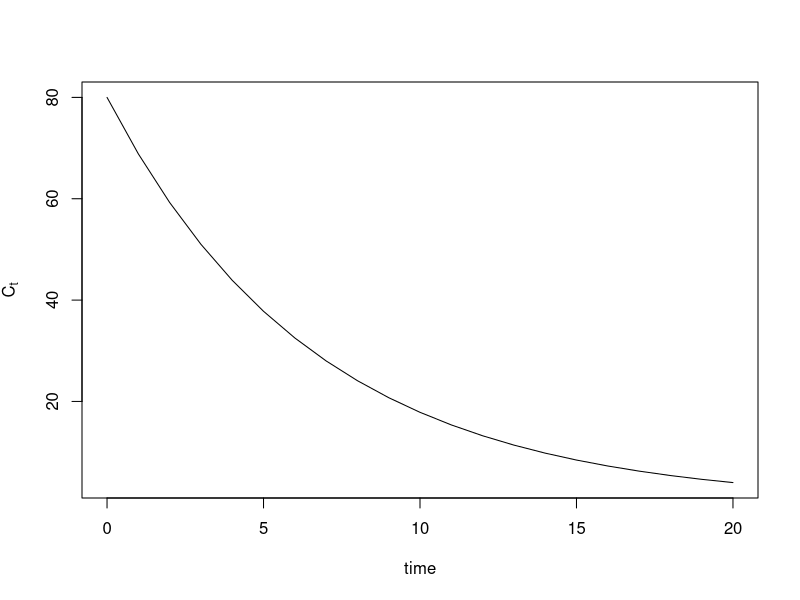
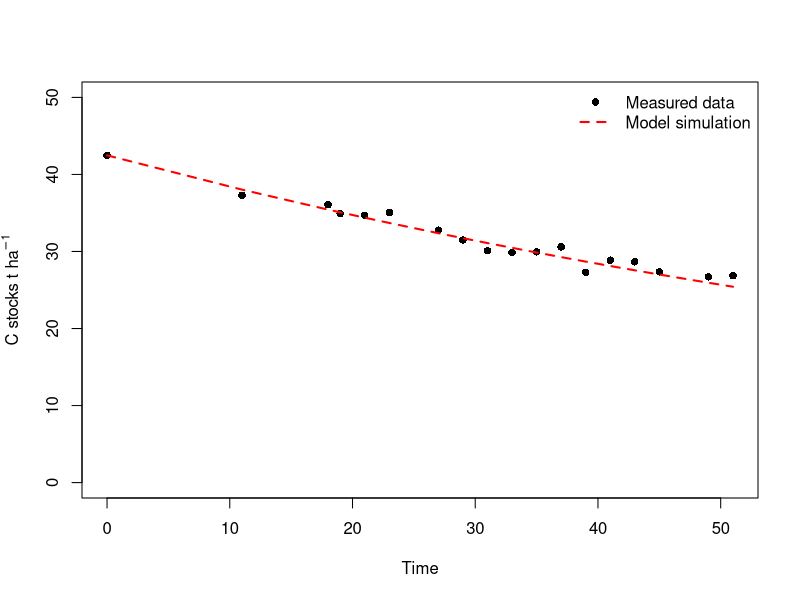

These figures' R source, in order:
## ---- chunk 1
knitr::opts_chunk$set(echo = TRUE)
## ---- chunk 2
library(deSolve)

exp_diff<-function(Time, State, Pars) {
  with(as.list(c(State, Pars)), {
    C    <- C*-k
    return(list(c(C)))
  })
}

Time <- seq(0, 20, by = 1)
State <- c(C=80)
Pars <- c(k=0.15)

output   <- ode(State, Time, exp_diff, Pars)
## ---- chunk 3
output

## ---- chunk 4
plot(output[,1], output[,2], type="l", xlab="time", ylab=expression(paste(C[t])))
## ---- chunk 5
#reading the data we want to calibrate on
target_data<-read.csv("Ultuna_LTBF_data.csv")


#putting the data in the right place
Time <- target_data$BF_duration
State <- c(C=target_data$Mean_C.stock_t.ha[1])

library(Metrics) #to include the function to calculate the RMSE


exp_optim<-function(Time, State, Pars) {
  with(as.list(c(State, Pars)), {
    
    output   <- ode(State, Time, exp_diff, Pars) #here you are using the solver and the ODE function we wrote before 
                                                 #to calculate a simulation with a certain paramter setup
    fitness  <- rmse(output, target_data$Mean_C.stock_t.ha) # here you are calculating the fitness of your model on the data
    
    return(fitness) #this function must return one single value as object
  })
}
## ---- chunk 6
exp_optim_wrapper<-function(x){exp_optim(Time, State, Pars=c(k=x))}
## ---- chunk 7
opt_results<-optimize(exp_optim_wrapper,  lower = 0.01, upper = 1)

opt_results
## ---- chunk 8
Pars_opt<-c(k=opt_results$minimum)
## ---- chunk 9
simulation<-as.data.frame(ode(State, Time, exp_diff, Pars_opt))

simulation
## ---- chunk 10

plot(target_data$BF_duration, target_data$Mean_C.stock_t.ha, ylim=c(0,50),
     ylab=expression(paste("C stocks t ",ha^-1)), xlab="Time", pch=16)
lines(simulation$time, simulation$C, lty=2, lwd=2, col="red")
legend("topright", c("Measured data", "Model simulation"), bty="n", 
       pch=c(16, NA), lty=c(NA, 2), lwd=c(NA, 2), col=c("black", "red"))
